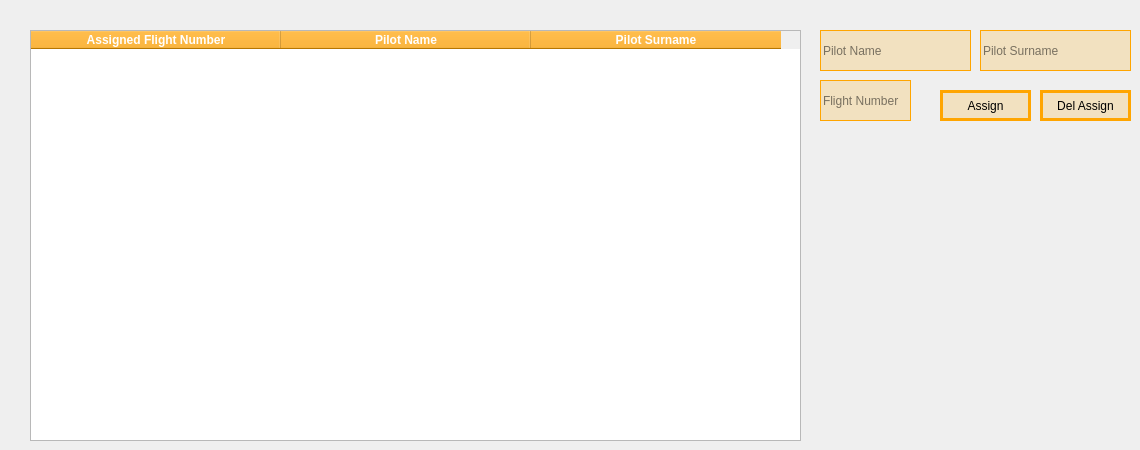
        <widget class="QWidget" name="admin_tab_pilot">
         <property name="styleSheet">
          <string notr="true"/>
         </property>
         <attribute name="title">
          <string>Pilot</string>
         </attribute>
         <widget class="QTableWidget" name="table_pilot_assign">
          <property name="geometry">
           <rect>
            <x>30</x>
            <y>30</y>
            <width>771</width>
            <height>411</height>
           </rect>
          </property>
          <property name="styleSheet">
           <string notr="true">#table_pilot_assign{
gridline-color: orange;
}

#table_pilot_assign QHeaderView::section{
background-color: orange;
color: white;
}</string>
          </property>
          <property name="editTriggers">
           <set>QAbstractItemView::NoEditTriggers</set>
          </property>
          <property name="rowCount">
           <number>0</number>
          </property>
          <attribute name="horizontalHeaderDefaultSectionSize">
           <number>250</number>
          </attribute>
          <attribute name="verticalHeaderVisible">
           <bool>false</bool>
          </attribute>
          <column>
           <property name="text">
            <string>Assigned Flight Number</string>
           </property>
           <property name="font">
            <font>
             <weight>75</weight>
             <bold>true</bold>
            </font>
           </property>
          </column>
          <column>
           <property name="text">
            <string>Pilot Name</string>
           </property>
           <property name="font">
            <font>
             <weight>75</weight>
             <bold>true</bold>
            </font>
           </property>
          </column>
          <column>
           <property name="text">
            <string>Pilot Surname</string>
           </property>
           <property name="font">
            <font>
             <weight>75</weight>
             <bold>true</bold>
            </font>
           </property>
          </column>
         </widget>
         <widget class="QLineEdit" name="assign_pilot_name">
          <property name="geometry">
           <rect>
            <x>820</x>
            <y>30</y>
            <width>151</width>
            <height>41</height>
           </rect>
          </property>
          <property name="styleSheet">
           <string notr="true">background-color: rgb(255, 170, 0,50);
border: 1px solid orange;</string>
          </property>
          <property name="maxLength">
           <number>30</number>
          </property>
          <property name="placeholderText">
           <string>Pilot Name</string>
          </property>
         </widget>
         <widget class="QLineEdit" name="assign_pilot_flight_number">
          <property name="geometry">
           <rect>
            <x>820</x>
            <y>80</y>
            <width>91</width>
            <height>41</height>
           </rect>
          </property>
          <property name="styleSheet">
           <string notr="true">background-color: rgb(255, 170, 0,50);
border: 1px solid orange;</string>
          </property>
          <property name="maxLength">
           <number>2</number>
          </property>
          <property name="placeholderText">
           <string>Flight Number</string>
          </property>
         </widget>
         <widget class="QPushButton" name="button_assign_pilot">
          <property name="geometry">
           <rect>
            <x>940</x>
            <y>90</y>
            <width>91</width>
            <height>31</height>
           </rect>
          </property>
          <property name="styleSheet">
           <string notr="true">background-color: rgb(255, 170, 0,50);
border: 3px solid orange;</string>
          </property>
          <property name="text">
           <string>Assign</string>
          </property>
         </widget>
         <widget class="QLineEdit" name="assign_pilot_surname">
          <property name="geometry">
           <rect>
            <x>980</x>
            <y>30</y>
            <width>151</width>
            <height>41</height>
           </rect>
          </property>
          <property name="styleSheet">
           <string notr="true">background-color: rgb(255, 170, 0,50);
border: 1px solid orange;</string>
          </property>
          <property name="maxLength">
           <number>30</number>
          </property>
          <property name="placeholderText">
           <string>Pilot Surname</string>
          </property>
         </widget>
         <widget class="QPushButton" name="button_del_assign_pilot">
          <property name="geometry">
           <rect>
            <x>1040</x>
            <y>90</y>
            <width>91</width>
            <height>31</height>
           </rect>
          </property>
          <property name="styleSheet">
           <string notr="true">background-color: rgb(255, 170, 0,50);
border: 3px solid orange;</string>
          </property>
          <property name="text">
           <string>Del Assign</string>
          </property>
         </widget>
        </widget>
